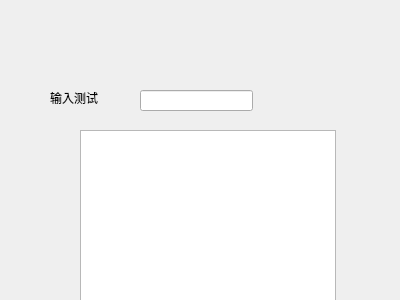
<?xml version="1.0" encoding="UTF-8"?>
<ui version="4.0">
 <class>PreProcessWidget</class>
 <widget class="QWidget" name="PreProcessWidget">
  <property name="geometry">
   <rect>
    <x>0</x>
    <y>0</y>
    <width>400</width>
    <height>300</height>
   </rect>
  </property>
  <property name="windowTitle">
   <string>数据前处理</string>
  </property>
  <widget class="QLineEdit" name="lineEdit">
   <property name="geometry">
    <rect>
     <x>140</x>
     <y>90</y>
     <width>113</width>
     <height>21</height>
    </rect>
   </property>
  </widget>
  <widget class="QLabel" name="label">
   <property name="geometry">
    <rect>
     <x>50</x>
     <y>90</y>
     <width>59</width>
     <height>16</height>
    </rect>
   </property>
   <property name="text">
    <string>输入测试</string>
   </property>
  </widget>
  <widget class="QTextBrowser" name="textBrowser">
   <property name="geometry">
    <rect>
     <x>80</x>
     <y>130</y>
     <width>256</width>
     <height>192</height>
    </rect>
   </property>
  </widget>
 </widget>
 <resources/>
 <connections/>
</ui>
